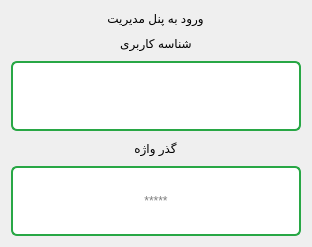
      <widget class="QWidget" name="pageSignInOwner">
       <property name="maximumSize">
        <size>
         <width>16777215</width>
         <height>16777215</height>
        </size>
       </property>
       <layout class="QVBoxLayout" name="verticalLayout_7">
        <item>
         <layout class="QVBoxLayout" name="vLayoutSignInOwner">
          <property name="spacing">
           <number>10</number>
          </property>
          <item alignment="Qt::AlignHCenter">
           <widget class="QLabel" name="lblTitle">
            <property name="maximumSize">
             <size>
              <width>16777215</width>
              <height>40</height>
             </size>
            </property>
            <property name="styleSheet">
             <string notr="true">font: 20pt &quot;IRANSans&quot;;
color:#000000;</string>
            </property>
            <property name="text">
             <string>ورود به پنل مدیریت</string>
            </property>
            <property name="alignment">
             <set>Qt::AlignCenter</set>
            </property>
           </widget>
          </item>
          <item alignment="Qt::AlignHCenter">
           <widget class="QLabel" name="lblOwnerLogin">
            <property name="maximumSize">
             <size>
              <width>290</width>
              <height>40</height>
             </size>
            </property>
            <property name="styleSheet">
             <string notr="true">font: 20pt &quot;IRANSans&quot;;
color:#000000;</string>
            </property>
            <property name="text">
             <string>شناسه کاربری</string>
            </property>
            <property name="alignment">
             <set>Qt::AlignCenter</set>
            </property>
           </widget>
          </item>
          <item alignment="Qt::AlignHCenter">
           <widget class="QLineEdit" name="tbOwnerUsername">
            <property name="minimumSize">
             <size>
              <width>290</width>
              <height>70</height>
             </size>
            </property>
            <property name="maximumSize">
             <size>
              <width>290</width>
              <height>70</height>
             </size>
            </property>
            <property name="styleSheet">
             <string notr="true">background-color: #ffffff; 
padding: 3px; 
border: 2px solid #28a745;
border-radius: 6px;
font: 26pt &quot;IRANSansFaNum&quot;;
color:#000000;</string>
            </property>
            <property name="inputMethodHints">
             <set>Qt::ImhDigitsOnly</set>
            </property>
            <property name="alignment">
             <set>Qt::AlignCenter</set>
            </property>
           </widget>
          </item>
          <item alignment="Qt::AlignHCenter">
           <widget class="QLabel" name="lblOwnerPassword">
            <property name="maximumSize">
             <size>
              <width>290</width>
              <height>40</height>
             </size>
            </property>
            <property name="styleSheet">
             <string notr="true">font: 20pt &quot;IRANSans&quot;;
color:#000000;
</string>
            </property>
            <property name="text">
             <string>گذر واژه</string>
            </property>
            <property name="alignment">
             <set>Qt::AlignCenter</set>
            </property>
           </widget>
          </item>
          <item alignment="Qt::AlignHCenter">
           <widget class="QLineEdit" name="tbOwnerPassword">
            <property name="minimumSize">
             <size>
              <width>290</width>
              <height>70</height>
             </size>
            </property>
            <property name="maximumSize">
             <size>
              <width>290</width>
              <height>70</height>
             </size>
            </property>
            <property name="styleSheet">
             <string notr="true">background-color: #ffffff; 
font: 26pt &quot;IRANSans&quot;;
padding: 3px; 
border: 2px solid #28a745;
border-radius: 6px;
color:#000000;</string>
            </property>
            <property name="inputMethodHints">
             <set>Qt::ImhDigitsOnly|Qt::ImhHiddenText|Qt::ImhNoAutoUppercase|Qt::ImhNoPredictiveText|Qt::ImhSensitiveData</set>
            </property>
            <property name="echoMode">
             <enum>QLineEdit::Password</enum>
            </property>
            <property name="alignment">
             <set>Qt::AlignCenter</set>
            </property>
            <property name="placeholderText">
             <string>*****</string>
            </property>
           </widget>
          </item>
         </layout>
        </item>
       </layout>
      </widget>
